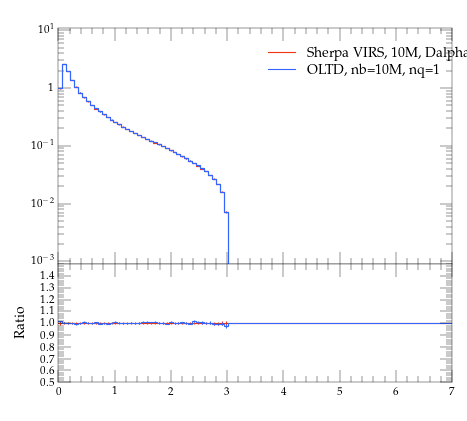

This figure's Python source:
#! /usr/bin/env python

# This Python script was auto-generated using YODA v2.0.0.
# Analysis object: /evtb/cutEg_jg_pt
# Timestamp: 16-04-2024 (10:05:22)

import matplotlib as mpl
import matplotlib.pyplot as plt
mpl.use('Agg') # comment out for interactive use
import os
import numpy as np

plotDir = os.path.split(os.path.realpath(__file__))[0]
if 'YODA_USER_PLOT_PATH' in globals():
    plot_outdir = globals()['YODA_USER_PLOT_PATH']
else:
    plot_outdir = plotDir

#plot style
plt.style.use(os.path.join(plotDir, '../default.mplstyle'))
# plot metadata
figW, figH = plt.rcParams['figure.figsize']
ax_xLabel = r''
ax_yLabel = r''
ax_title  = r''
ax_xScale = 'linear'
ax_yScale = 'log'
xLims = (0.0, 7.0)
yLims = (0.0009000000000000001, 11.0)

# TeX-friendly labels for the legend
labels = [ r"Sherpa VIRS, 10M, Dalpha=0.01", r"OLTD, nb=10M, nq=1" ]

# Create figure and axis objects
fig, (ax, ratio0_ax) = plt.subplots(2, 1, sharex=True,
                  figsize=(figW,figH), gridspec_kw={'height_ratios': (2, 1)})
ratio0_ax.yaxis.set_major_locator(mpl.ticker.MultipleLocator(0.1))
ratio0_ax.set_ylim(0.5, 1.4999)
ratio0_ax.set_ylabel('Ratio')

# LineColor map: curve index -> color
linecolors = {0: '#EE3311', 1: '#3366FF'}
# the numerical data is stored in a separate file
dataf = dict()
prefix = os.path.split(__file__)[0]
if prefix:    prefix = prefix + '/'
exec(open(prefix+'cutEg_jg_pt__data.py').read(), dataf)


legend_handles = [] # keep track of handles for the legend

# style options for curves
# starts at zorder>=5 to draw curve on top of legend
styles = {
  'curve0': {
    'color' : linecolors[0],
    'linestyle' : '-',
    'marker' : 'o',
    'zorder' : 5,
    'histstyle' : True,
  },
  'curve1': {
    'color' : linecolors[1],
    'linestyle' : '-',
    'marker' : 'o',
    'zorder' : 6,
    'histstyle' : True,
  },
}
# curve from input yoda files in main panel
for label in dataf['yvals'].keys():
    if all(np.isnan(v) for v in dataf['yvals'][label]):
        continue
    tmp = None
    if styles[label]['histstyle']: # draw as histogram
        tmp, = ax.plot(dataf['xedges'], dataf['yedges'][label],
                       color=styles[label]['color'],
                       linestyle=styles[label]['linestyle'],
                       drawstyle='steps-pre', solid_joinstyle='miter',
                       zorder=styles[label]['zorder'], label=label)
        ax.errorbar(dataf['xpoints'], dataf['yvals'][label], color=styles[label]['color'],
                    xerr=dataf['xerrs'], yerr=[dataf['ydowns'][label], dataf['yups'][label]],
                    linestyle='none', zorder=styles[label]['zorder'])
    else: # draw as scatter
        tmp = ax.errorbar(dataf['xpoints'], dataf['yvals'][label],
                          xerr=dataf['xerrs'],
                          yerr=[ dataf['ydowns'][label],
                          dataf['yups'][label] ],
                          fmt=styles[label]['marker'],
                          ecolor=styles[label]['color'],
                          color=styles[label]['color'], zorder=2)
        tmp[-1][0].set_linestyle(styles[label]['linestyle'])
    legend_handles += [tmp]
    for varLabel in dataf['variation_yvals'].keys():
        if varLabel.startswith(label):
            tmp, = ax.plot(dataf['xedges'], dataf['variation_yvals'][varLabel],
                           color=styles[label]['color'],
                           linestyle=styles[label]['linestyle'],
                           drawstyle='steps-pre', solid_joinstyle='miter',
                           zorder=styles[label]['zorder'], alpha=0.5)


# plots on ratio panel
# curve from input yoda files in ratio panel
for label, yvals in dataf['ratio0_yvals'].items():
    if all(np.isnan(v) for v in yvals):
        continue
    if styles[label]['histstyle']: # plot as histogram
        ratio0_ax.plot(dataf['xedges'], yvals,
                       color=styles[label]['color'],
                       linestyle=styles[label]['linestyle'],
                       drawstyle='steps-pre', zorder=1,
                       solid_joinstyle='miter')
        ratio0_ax.vlines(dataf['xpoints'],
                         dataf['ratio0_ymin'][label],
                         dataf['ratio0_ymax'][label],
                         color=styles[label]['color'], zorder=1)
    else: # plot as scatter
        tmp = ratio0_ax.errorbar(dataf['xpoints'],
                                 yvals, xerr=dataf['xerrs'],
                                 yerr=dataf['ratio0_yerrs'][label],
                                 fmt=styles[label]['marker'],
                                 ecolor=styles[label]['color'],
                                 color=styles[label]['color'])
        tmp[-1][0].set_linestyle(styles[label]['linestyle'])

    for varlabel in dataf['ratio0_variation_vals'].keys():
        if varlabel.startswith(label):
            ratio0_ax.plot(dataf['xedges'],
                            dataf['ratio0_variation_vals'][varlabel],
                            color=styles[label]['color'],
                            linestyle=styles[label]['linestyle'],
                            drawstyle='steps-pre', solid_joinstyle='miter',
                            zorder=1, alpha=0.5)

legend_pos = (0.5, 0.97)
ax.legend(legend_handles, labels, loc='upper left', bbox_to_anchor=legend_pos)

# set plot metadata as defined above
ratio0_ax.set_xlabel(ax_xLabel)
ratio0_ax.xaxis.set_label_coords(1., -.15)
ax.set_ylabel(ax_yLabel, loc='top')
ax.set_title(ax_title, loc='left')
ax.set_xscale(ax_xScale)
ax.set_yscale(ax_yScale)
ax.set_xlim(xLims)
ax.set_ylim(yLims)

# tick formatting
plt.rcParams['xtick.top'] = True
plt.rcParams['ytick.right'] = True
ax.yaxis.set_major_locator(mpl.ticker.LogLocator(base=10.0, numticks=np.inf))
ax.yaxis.set_minor_locator(mpl.ticker.LogLocator(
                           base=10.0, subs=np.arange(0.1, 1, 0.1), numticks=np.inf))
fig.align_ylabels((ax, ratio0_ax))
plt.savefig(os.path.join(plot_outdir, 'cutEg_jg_pt.pdf'), format='PDF')
plt.savefig(os.path.join(plot_outdir, 'cutEg_jg_pt.png'), format='PNG')

plt.close(fig)
